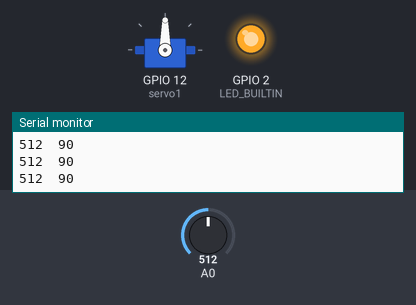
Simulated run of this program. Board: ESP8266 (NodeMCU). Shown: servo, output pins drawn as LEDs (lit = HIGH, except the on-board LED, lit = LOW), the last lines printed to the serial monitor. Inputs (shaded band) come from the test bench; at power-on: A0 = 512. WiFi joins after 1.5 s; servers stay silent unless stated.

Above: at 2.7 s.
2.8 s: A0 set to 716
At 3.9 s:
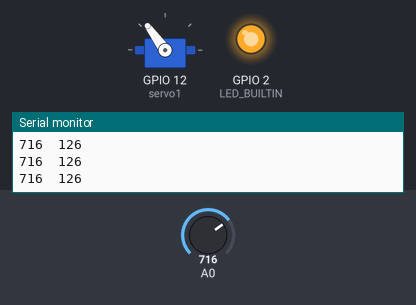
4.3 s: A0 set to 900
At 5.3 s:
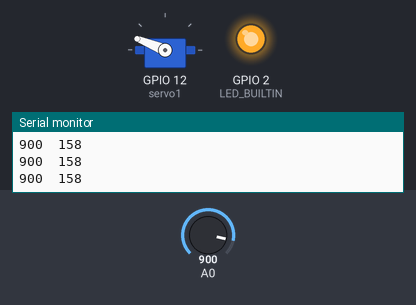
5.8 s: A0 set to 1023
At 6.7 s:
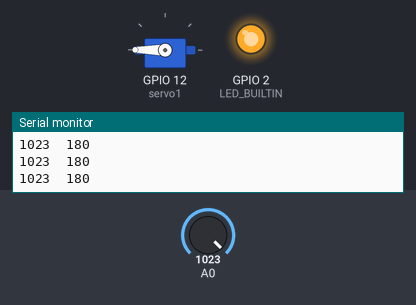
7.3 s: A0 set to 306
At 8.1 s:
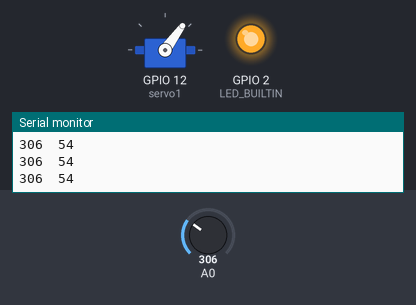
8.8 s: A0 set to 122
At 9.5 s:
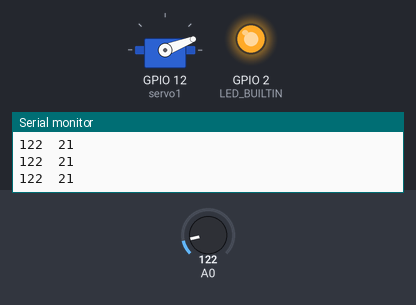
10.3 s: A0 set to 511
At 10.9 s:
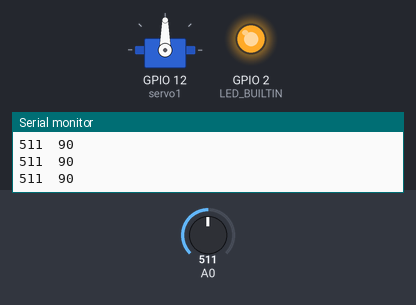
Timing chart, 0 to 12.8 s (numbered marks = the images above; inputs shaded):
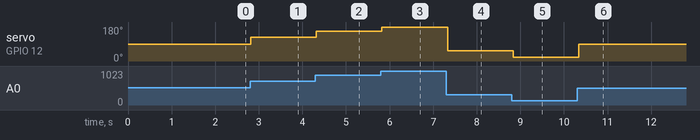

Measured:
- after the input at 2.8 s, servo on GPIO 12 (servo1): 90° → 126° at once
- after the input at 4.3 s, servo on GPIO 12 (servo1): 126° → 158° at once
- after the input at 5.8 s, servo on GPIO 12 (servo1): 158° → 180° at once
- after the input at 7.3 s, servo on GPIO 12 (servo1): 180° → 54° at once
- after the input at 8.8 s, servo on GPIO 12 (servo1): 54° → 21° at once
- after the input at 10.3 s, servo on GPIO 12 (servo1): 21° → 90° after 0.05 s

The program:

main.cpp
```cpp
#include <Arduino.h>
#include <ESP8266WiFi.h>
#include <ESP8266mDNS.h>
#include <WiFiUdp.h>
#include <ArduinoOTA.h>

const char *ssid = "";
const char *password = "";

/*
#include "ServoEasing.h"
#include "PinDefinitionsAndMore.h"
ServoEasing Servo1;
*/

#include <Servo.h>
Servo servo1;

int servo1Angle = 90;
int servo1PotPin = 0;
int servo1PotRead;

void setup() {
	pinMode(LED_BUILTIN, OUTPUT);

	Serial.begin(115200);
	Serial.println("Booting");

	WiFi.mode(WIFI_STA);
	WiFi.begin(ssid, password);

	while (WiFi.waitForConnectResult() != WL_CONNECTED) {
		Serial.println("Connection Failed! Rebooting...");
		delay(5000);
		ESP.restart();
	}

	// Port defaults to 8266
	// ArduinoOTA.setPort(8266);
	// Hostname defaults to esp8266-[ChipID]
	// ArduinoOTA.setHostname("myesp8266");
	// No authentication by default
	// ArduinoOTA.setPassword("admin");
	// Password can be set with it's md5 value as well
	// MD5(admin) = 21232f297a57a5a743894a0e4a801fc3
	// ArduinoOTA.setPasswordHash("21232f297a57a5a743894a0e4a801fc3");

	ArduinoOTA.onStart([]() {

		String type;

		if (ArduinoOTA.getCommand() == U_FLASH) {
			type = "sketch";
		} else {
			// U_FS
			type = "filesystem";
		}

		// NOTE: if updating FS this would be the place to unmount FS using FS.end()
		Serial.println("Start updating " + type);
	});

	ArduinoOTA.onEnd([]() {
		Serial.println("\nEnd");
	});

	ArduinoOTA.onProgress([](unsigned int progress, unsigned int total) {
		Serial.printf("Progress: %u%%\r", (progress / (total / 100)));
	});

	ArduinoOTA.onError([](ota_error_t error) {

		Serial.printf("Error[%u]: ", error);

		if (error == OTA_AUTH_ERROR) {
			Serial.println("Auth Failed");
		} else if (error == OTA_BEGIN_ERROR) {
			Serial.println("Begin Failed");
		} else if (error == OTA_CONNECT_ERROR) {
			Serial.println("Connect Failed");
		} else if (error == OTA_RECEIVE_ERROR) {
			Serial.println("Receive Failed");
		} else if (error == OTA_END_ERROR) {
			Serial.println("End Failed");
		} });

	ArduinoOTA.begin();

	Serial.println("Ready");
	Serial.print("IP address: ");
	Serial.println(WiFi.localIP());

	/*
    // Attach servo to pin
    Serial.print(F("Attach servo at pin "));
    Serial.println(SERVO1_PIN);
    if (Servo1.attach(SERVO1_PIN) == INVALID_SERVO) {
        Serial.println(F("Error attaching servo"));
    }

	Servo1.write(90);
    // Wait for servo to reach start position.
    delay(500);
	*/
	servo1.attach(12); //D6
	servo1.write(90);
}

void blinkLED() {
    digitalWrite(LED_BUILTIN, HIGH);
    delay(100);
    digitalWrite(LED_BUILTIN, LOW);
    delay(100);
}

void loop() {
	ArduinoOTA.handle();

	servo1PotRead = analogRead(servo1PotPin); // reads the value of the potentiometer (value between 0 and 1023)
	servo1Angle = map(servo1PotRead, 0, 1023, 0, 180);  // scale it to use it with the servo (value between 0 and 180)
	Serial.print(servo1PotRead);
	Serial.print("\t");
	Serial.println(servo1Angle);
/*
    Servo1.startEaseToD(servo1PotRead, 1000);
    // Blink until servo stops
    while (areInterruptsActive()) {
        blinkLED();
    }
*/
	servo1.write(servo1Angle);
	delay(50);
}
```
